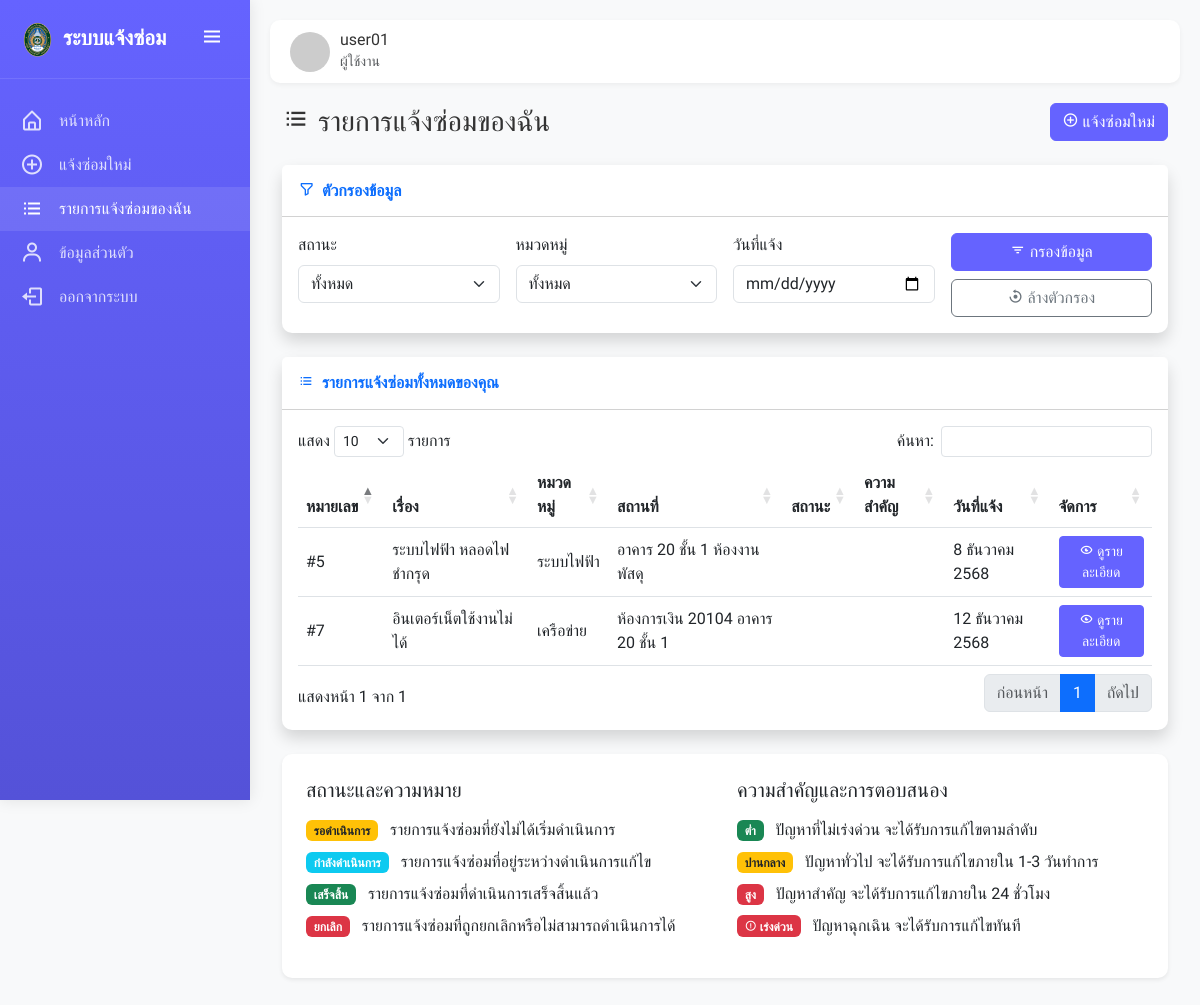
Page /my_requests.php (signed in) on the committed database.
### tables this page shows
CREATE TABLE `users` (
  `user_id` int(11) NOT NULL,
  `username` varchar(50) NOT NULL,
  `password` varchar(255) NOT NULL,
  `fullname` varchar(100) NOT NULL,
  `email` varchar(100) NOT NULL,
  `department` varchar(100) DEFAULT NULL,
  `phone` varchar(20) DEFAULT NULL,
  `role` enum('admin','user','building_staff') NOT NULL DEFAULT 'user',
  `created_at` timestamp NOT NULL DEFAULT current_timestamp(),
  `updated_at` timestamp NOT NULL DEFAULT current_timestamp() ON UPDATE current_timestamp()
);

CREATE TABLE `repair_requests` (
  `request_id` int(11) NOT NULL,
  `user_id` int(11) NOT NULL,
  `category_id` int(11) NOT NULL,
  `title` varchar(255) NOT NULL,
  `description` text NOT NULL,
  `location` varchar(255) DEFAULT NULL,
  `priority` enum('low','medium','high','urgent') NOT NULL DEFAULT 'medium',
  `status` enum('pending','in_progress','completed','rejected') NOT NULL DEFAULT 'pending',
  `image` varchar(255) DEFAULT NULL,
  `admin_remark` text DEFAULT NULL,
  `completed_date` datetime DEFAULT NULL,
  `created_at` timestamp NOT NULL DEFAULT current_timestamp(),
  `updated_at` timestamp NOT NULL DEFAULT current_timestamp() ON UPDATE current_timestamp()
);

CREATE TABLE `categories` (
  `category_id` int(11) NOT NULL,
  `category_name` varchar(100) NOT NULL,
  `description` text DEFAULT NULL,
  `created_at` timestamp NOT NULL DEFAULT current_timestamp(),
  `updated_at` timestamp NOT NULL DEFAULT current_timestamp() ON UPDATE current_timestamp()
);

### config/db_connect.php (called while the page is built, shortened)
<?php
function thai_date($datetime, $format = 'j F Y เวลา H:i น.')
{
    $thai_month_arr = array(
        "0" => "",
        "1" => "มกราคม",
        "2" => "กุมภาพันธ์",
        "3" => "มีนาคม",
        "4" => "เมษายน",
        "5" => "พฤษภาคม",
        "6" => "มิถุนายน",
        "7" => "กรกฎาคม",
        "8" => "สิงหาคม",
        "9" => "กันยายน",
        "10" => "ตุลาคม",
        "11" => "พฤศจิกายน",
        "12" => "ธันวาคม"
    );
    $timestamp = strtotime($datetime);
    $thai_date_return = date("j", $timestamp);
    $thai_date_return .= " " . $thai_month_arr[date("n", $timestamp)];
    $thai_date_return .= " " . (date("Y", $timestamp) + 543);
    return $thai_date_return;
}

### my_requests.php (the view, shortened to what this page needs)
<?php
require_once 'config/db_connect.php';
$date_filter = isset($_GET['date']) ? clean_input($_GET['date']) : '';
$user_id = $_SESSION['user_id'];
$query = "SELECT r.*, c.category_name
          FROM repair_requests r
          JOIN categories c ON r.category_id = c.category_id
          WHERE r.user_id = '$user_id'";
$query .= " ORDER BY r.created_at DESC";
$requests = mysqli_query($conn, $query);
include 'includes/header.php';
?>
<div class="d-sm-flex align-items-center justify-content-between mb-4">
    <h1 class="h3 mb-0 text-gray-800">
        <i class="bx bx-list-ul me-2"></i>รายการแจ้งซ่อมของฉัน
    </h1>
    <a href="create_request.php" class="btn btn-primary">
        <i class="bx bx-plus-circle me-1"></i>แจ้งซ่อมใหม่
    </a>
</div>
<div class="card shadow mb-4">
    <div class="card-header bg-white py-3">
        <h6 class="m-0 fw-bold text-primary">
            <i class="bx bx-filter-alt me-2"></i>ตัวกรองข้อมูล
        </h6>
    </div>
    <div class="card-body">
        <form method="GET" class="row g-3">
            <div class="col-md-3">
                <label for="status" class="form-label">สถานะ</label>
                <select class="form-select" id="status" name="status">
                    <option value="">ทั้งหมด</option>
                </select>
            </div>
            <div class="col-md-3">
                <label for="category_id" class="form-label">หมวดหมู่</label>
                <select class="form-select" id="category_id" name="category_id">
                    <option value="">ทั้งหมด</option>
                </select>
            </div>
            <div class="col-md-3">
                <label for="date" class="form-label">วันที่แจ้ง</label>
                <input type="date" class="form-control" id="date" name="date" value="<?php echo $date_filter; ?>">
            </div>
            <div class="col-md-3 d-flex align-items-end">
                <div class="d-grid gap-2 w-100">
                    <button type="submit" class="btn btn-primary">
                        <i class="bx bx-filter me-1"></i>กรองข้อมูล
                    </button>
                    <a href="my_requests.php" class="btn btn-outline-secondary">
                        <i class="bx bx-reset me-1"></i>ล้างตัวกรอง
                    </a>
                </div>
            </div>
        </form>
    </div>
</div>
<div class="card shadow mb-4">
    <div class="card-header bg-white py-3">
        <h6 class="m-0 fw-bold text-primary">
            <i class="bx bx-list-ul me-2"></i>รายการแจ้งซ่อมทั้งหมดของคุณ
        </h6>
    </div>
    <div class="card-body">
        <?php if (mysqli_num_rows($requests) > 0): ?>
            <div class="table-responsive">
                <table class="table table-hover align-middle datatable">
                    <thead class="bg-light">
                        <tr>
                            <th>หมายเลข</th>
                            <th>เรื่อง</th>
                            <th>หมวดหมู่</th>
                            <th>สถานที่</th>
                            <th>สถานะ</th>
                            <th>ความสำคัญ</th>
                            <th>วันที่แจ้ง</th>
                            <th>จัดการ</th>
                        </tr>
                    </thead>
                    <tbody>
                        <?php while ($request = mysqli_fetch_assoc($requests)): ?>
                            <tr>
                                <td>#<?php echo $request['request_id']; ?></td>
                                <td><?php echo $request['title']; ?></td>
                                <td><?php echo $request['category_name']; ?></td>
                                <td><?php echo $request['location'] ?: '-'; ?></td>
                                <td>
                                </td>
                                <td>
                                </td>
                                <td><?php echo thai_date($request['created_at'], 'j M Y'); ?></td>
                                <td>
                                    <a href="view_request.php?id=<?php echo $request['request_id']; ?>"
                                        class="btn btn-sm btn-primary">
                                        <i class="bx bx-show-alt"></i> ดูรายละเอียด
                                    </a>
                                </td>
                            </tr>
                        <?php endwhile; ?>
                    </tbody>
                </table>
            </div>
        <?php endif; ?>
    </div>
</div>
<div class="card border-0 shadow-sm mb-4">
    <div class="card-body p-4">
        <div class="row">
            <div class="col-md-6 mb-4 mb-md-0">
                <h5 class="mb-3">สถานะและความหมาย</h5>
                <ul class="list-unstyled">
                    <li class="mb-2">
                        <span class="badge bg-warning text-dark me-2">รอดำเนินการ</span>
                        รายการแจ้งซ่อมที่ยังไม่ได้เริ่มดำเนินการ
                    </li>
                    <li class="mb-2">
                        <span class="badge bg-info text-white me-2">กำลังดำเนินการ</span>
                        รายการแจ้งซ่อมที่อยู่ระหว่างดำเนินการแก้ไข
                    </li>
                    <li class="mb-2">
                        <span class="badge bg-success me-2">เสร็จสิ้น</span>
                        รายการแจ้งซ่อมที่ดำเนินการเสร็จสิ้นแล้ว
                    </li>
                    <li>
                        <span class="badge bg-danger me-2">ยกเลิก</span>
                        รายการแจ้งซ่อมที่ถูกยกเลิกหรือไม่สามารถดำเนินการได้
                    </li>
                </ul>
            </div>
            <div class="col-md-6">
                <h5 class="mb-3">ความสำคัญและการตอบสนอง</h5>
                <ul class="list-unstyled">
                    <li class="mb-2">
                        <span class="badge bg-success me-2">ต่ำ</span>
                        ปัญหาที่ไม่เร่งด่วน จะได้รับการแก้ไขตามลำดับ
                    </li>
                    <li class="mb-2">
                        <span class="badge bg-warning text-dark me-2">ปานกลาง</span>
                        ปัญหาทั่วไป จะได้รับการแก้ไขภายใน 1-3 วันทำการ
                    </li>
                    <li class="mb-2">
                        <span class="badge bg-danger me-2">สูง</span>
                        ปัญหาสำคัญ จะได้รับการแก้ไขภายใน 24 ชั่วโมง
                    </li>
                    <li>
                        <span class="badge bg-danger me-2"><i class="bx bx-error-circle"></i> เร่งด่วน</span>
                        ปัญหาฉุกเฉิน จะได้รับการแก้ไขทันที
                    </li>
                </ul>
            </div>
        </div>
    </div>
</div>
<?php
include 'includes/footer.php';
?>

### includes/header.php (shortened to what this page needs)
<?php
$is_logged_in = isset($_SESSION['user_id']);
$current_user = null;
if ($is_logged_in) {
    $user_id = $_SESSION['user_id'];
    $query = "SELECT * FROM users WHERE user_id = '$user_id'";
    $user_result = mysqli_query($conn, $query);
    $current_user = mysqli_fetch_assoc($user_result);
}
$current_page = basename($_SERVER['PHP_SELF']);
?>
<!DOCTYPE html>
<html lang="th">
<head>
    <link href="https://cdn.jsdelivr.net/npm/bootstrap@5.3.0-alpha1/dist/css/bootstrap.min.css" rel="stylesheet">
    <link href="https://unpkg.com/boxicons@2.1.4/css/boxicons.min.css" rel="stylesheet">
    <link href="https://cdn.datatables.net/1.13.1/css/dataTables.bootstrap5.min.css" rel="stylesheet">
</head>
<body>
    <div class="sidebar" id="sidebar">
        <div class="logo-container">
            <a href="index.php" class="logo">
                <img src="assets/images/favicon.png" alt="Logo"
                    style="width: 35px; height: 35px; object-fit: contain; margin-right: 8px;">
                <span class="logo-text">ระบบแจ้งซ่อม</span>
            </a>
            <button class="toggle-btn" id="sidebarToggle">
                <i class="bx bx-menu"></i>
            </button>
        </div>
        <div class="menu">
            <?php if ($is_logged_in): ?>
                <?php if ($current_user['role'] == 'admin' || $current_user['role'] == 'building_staff'): ?>
                    <a href="admin_dashboard.php"
                        class="menu-item <?php echo ($current_page == 'admin_dashboard.php') ? 'active' : ''; ?>">
                        <i class="bx bx-tachometer"></i>
                        <span>แดชบอร์ด</span>
                    </a>
                    <a href="admin_requests.php"
                        class="menu-item <?php echo ($current_page == 'admin_requests.php') ? 'active' : ''; ?>">
                        <i class="bx bx-list-ul"></i>
                        <span>รายการแจ้งซ่อม</span>
                    </a>
                    <a href="admin_categories.php"
                        class="menu-item <?php echo ($current_page == 'admin_categories.php') ? 'active' : ''; ?>">
                        <i class="bx bx-category"></i>
                        <span>หมวดหมู่</span>
                    </a>
                    <a href="admin_users.php"
                        class="menu-item <?php echo ($current_page == 'admin_users.php') ? 'active' : ''; ?>">
                        <i class="bx bx-user"></i>
                        <span>ผู้ใช้งาน</span>
                    </a>
                    <a href="admin_reports.php"
                        class="menu-item <?php echo ($current_page == 'admin_reports.php') ? 'active' : ''; ?>">
                        <i class="bx bx-bar-chart-alt-2"></i>
                        <span>รายงาน</span>
                    </a>
                    <?php if ($current_user['role'] == 'admin'): ?>
                        <a href="admin_settings.php"
                            class="menu-item <?php echo ($current_page == 'admin_settings.php') ? 'active' : ''; ?>">
                            <i class="bx bx-cog"></i>
                            <span>ตั้งค่า</span>
                        </a>
                    <?php endif; ?>
                <?php else: ?>
                    <a href="dashboard.php" class="menu-item <?php echo ($current_page == 'dashboard.php') ? 'active' : ''; ?>">
                        <i class="bx bx-home-alt"></i>
                        <span>หน้าหลัก</span>
                    </a>
                    <a href="create_request.php"
                        class="menu-item <?php echo ($current_page == 'create_request.php') ? 'active' : ''; ?>">
                        <i class="bx bx-plus-circle"></i>
                        <span>แจ้งซ่อมใหม่</span>
                    </a>
                    <a href="my_requests.php"
                        class="menu-item <?php echo ($current_page == 'my_requests.php') ? 'active' : ''; ?>">
                        <i class="bx bx-list-ul"></i>
                        <span>รายการแจ้งซ่อมของฉัน</span>
                    </a>
                    <a href="profile.php" class="menu-item <?php echo ($current_page == 'profile.php') ? 'active' : ''; ?>">
                        <i class="bx bx-user"></i>
                        <span>ข้อมูลส่วนตัว</span>
                    </a>
                <?php endif; ?>
                <a href="logout.php" class="menu-item">
                    <i class="bx bx-log-out"></i>
                    <span>ออกจากระบบ</span>
                </a>
            <?php endif; ?>
        </div>
    </div>
    <div class="content" id="content">
        <div class="topbar">
            <?php if ($is_logged_in): ?>
                <div class="user-info">
                    <img src="https://ui-avatars.com/api/?name=<?php echo urlencode($current_user['fullname']); ?>&background=random"
                        alt="User Avatar">
                    <div>
                        <h6 class="mb-0"><?php echo $current_user['fullname']; ?></h6>
                        <small class="text-muted"><?php
                        if ($current_user['role'] == 'admin')
                            echo 'ผู้ดูแลระบบ';
                        elseif ($current_user['role'] == 'building_staff')
                            echo 'งานอาคาร';
                        else
                            echo 'ผู้ใช้งาน';
                        ?></small>
                    </div>
                </div>
            <?php endif; ?>
        </div>
        <div class="container-fluid">

### includes/header.php (style rules this page uses)
:root { --primary-color: #6563ff; --primary-dark: #5452d8; --secondary-color: #fd7e14; --success-color: #20c997; --info-color: #0dcaf0; --warning-color: #ffc107; --danger-color: #dc3545; --light-color: #f8f9fa; --dark-color: #212529; }
body { font-family: 'Prompt', sans-serif; background-color: #f8f9fa; color: #333; }
.sidebar { width: 250px; position: fixed; top: 0; left: 0; height: 100vh; background: linear-gradient(to bottom, var(--primary-color), var(--primary-dark)); color: white; z-index: 1000; transition: all 0.3s; box-shadow: 0 0 15px rgba(0, 0, 0, 0.1); }
.sidebar .logo-container { padding: 20px; display: flex; align-items: center; justify-content: space-between; border-bottom: 1px solid rgba(255, 255, 255, 0.1); }
.sidebar .logo-container .logo { color: white; font-size: 1.3rem; font-weight: 700; text-decoration: none; white-space: nowrap; overflow: visible; display: flex; align-items: center; }
.sidebar .logo-container .toggle-btn { background: transparent; border: none; color: white; cursor: pointer; font-size: 1.5rem; }
.sidebar .menu { padding: 20px 0; }
.sidebar .menu-item { padding: 10px 20px; display: flex; align-items: center; color: rgba(255, 255, 255, 0.8); text-decoration: none; transition: all 0.3s; }
.sidebar .menu-item:hover, .sidebar .menu-item.active { background-color: rgba(255, 255, 255, 0.1); color: white; }
.sidebar .menu-item i { font-size: 1.5rem; margin-right: 15px; min-width: 24px; text-align: center; }
.content { margin-left: 250px; padding: 20px; transition: all 0.3s; }
.topbar { display: flex; justify-content: space-between; align-items: center; padding: 10px 20px; background-color: white; box-shadow: 0 2px 5px rgba(0, 0, 0, 0.05); border-radius: 10px; margin-bottom: 20px; }
.topbar .user-info { display: flex; align-items: center; }
.topbar .user-info img { width: 40px; height: 40px; border-radius: 50%; margin-right: 10px; }
.card { border: none; box-shadow: 0 4px 6px rgba(0, 0, 0, 0.05); border-radius: 10px; transition: all 0.3s ease; }
.btn-primary { background-color: var(--primary-color); border-color: var(--primary-color); }

### rows in the picture
users: fullname "user01"
repair_requests: request_id "7", title "อินเตอร์เน็ตใช้งานไม่ได้", category.category_name "เครือข่าย", location "ห้องการเงิน 20104 อาคาร 20 ชั้น 1", created_at "12 ธันวาคม 2568"
repair_requests: request_id "5", title "ระบบไฟฟ้า หลอดไฟ ชำกรุด", category.category_name "ระบบไฟฟ้า", location "อาคาร 20 ชั้น 1 ห้องงานพัสดุ", created_at "8 ธันวาคม 2568"
